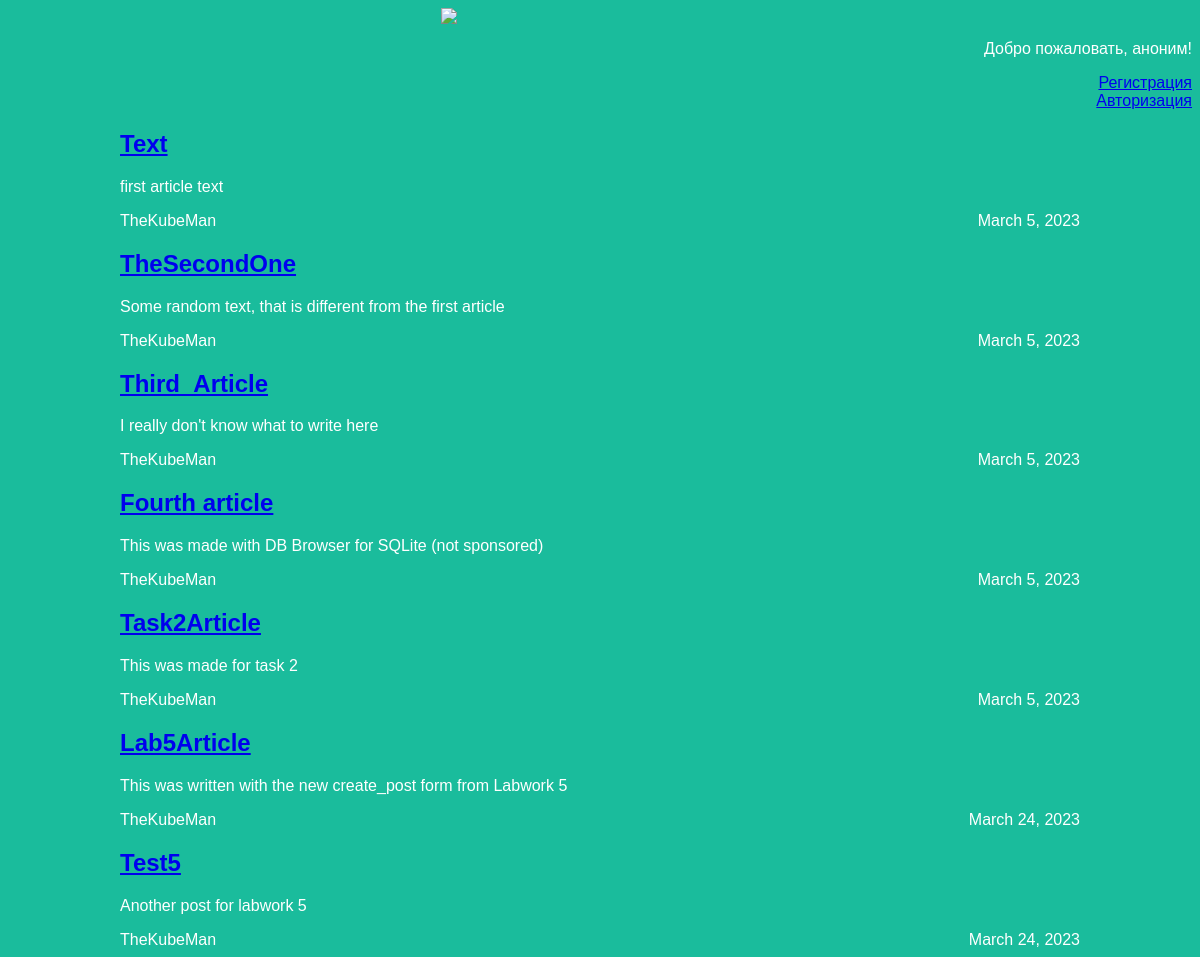
The page / on the database its author committed.
### articles/models.py (models this page shows, shortened)
class Article(models.Model):
    title = models.CharField(max_length=200)
    author = models.ForeignKey(User, on_delete=models.CASCADE)
    text = models.TextField()
    created_date = models.DateField(auto_now_add=True)
    def get_excerpt(self):
        return self.text[:140] + "..." if len(self.text) > 140 else self.text

### articles/views.py (the view)
# urls.py: path('', views.archive, name="archive"),
def archive(request):
    return render(request, 'archive.html', {"posts": models.Article.objects.all()})

### articles/templates/archive.html (shortened to what this page needs)
<!DOCTYPE html>
<html>
    <head>
        <link rel="stylesheet" href="{{STATIC_URL}}/static/css/article.css">
    </head>
    <body>
        <div class="header">
            <img src="https://upload.wikimedia.org/wikipedia/commons/thumb/0/03/%D0%9B%D0%BE%D0%B3%D0%BE%D1%82%D0%B8%D0%BF.svg/1200px-%D0%9B%D0%BE%D0%B3%D0%BE%D1%82%D0%B8%D0%BF.svg.png" />
            {% if request.user.is_authenticated %}
            <p>Добро пожаловать, {{ request.user.username }}!</p>
            {% else %}
            <p>Добро пожаловать, аноним!</p>
            {% endif %}
            {% if request.user.is_authenticated %}
            <a href="../article/new/">Создать запись</a>
            <br>
            <a href="../logout/">Выход из аккаунта</a>
            {% else %}
            <a href="../registration/">Регистрация</a>
            <br>
            <a href="../login/">Авторизация</a>
            {% endif %}
        </div>
        <div class="archive">
        {% for post in posts %}
            <div class="one-post">
                <a href="/article/{{post.id}}">
                    <h2 class="post-title">{{ post.title }}</h2>
                </a>
                <p class="article-text">{{ post.get_excerpt }}</p>
                <div class="article-info">
                <div class="article-author">{{ post.author.username }}</div>
                <div class="article-created-date">{{ post.created_date }}</div>
                </div>
            </div>
        {% endfor %}
        </div>
    </body>
</html>

### articles/static/css/article.css (style rules this page uses)
body { background: #1abc9c; font-family: Tahoma, Arial, sans-serif; color: #ffffff; }
.header { text-align: right; }
.header img { display: block; width: 318px; margin-left: auto; margin-right: auto; }
.archive { width: 960px; margin-left: auto; margin-right: auto; }
.article-author { width: 50%; float: left; }
.article-created-date { text-align: right; }

### rows shown on the page
Article: title "Text", get_excerpt "first article text", author.username "TheKubeMan", created_date "March 5, 2023"
Article: title "TheSecondOne", get_excerpt "Some random text, that is different from the first article", author.username "TheKubeMan", created_date "March 5, 2023"
Article: title "Third_Article", get_excerpt "I really don't know what to write here", author.username "TheKubeMan", created_date "March 5, 2023"
Article: title "Fourth article", get_excerpt "This was made with DB Browser for SQLite (not sponsored)", author.username "TheKubeMan", created_date "March 5, 2023"
Article: title "Task2Article", get_excerpt "This was made for task 2", author.username "TheKubeMan", created_date "March 5, 2023"
Article: title "Lab5Article", get_excerpt "This was written with the new create_post form from Labwork 5", author.username "TheKubeMan", created_date "March 24, 2023"
Article: title "Test5", get_excerpt "Another post for labwork 5", author.username "TheKubeMan", created_date "March 24, 2023"
